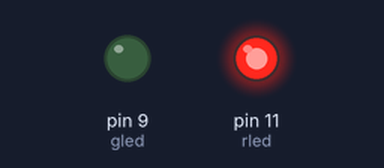
Bench run of a sketch on a simulated Arduino Uno, built with avr-gcc and run on an emulated ATmega328P. Shown: output pins drawn as LEDs (lit = HIGH).

Above: at 0.05 s.
At 6.0 s:
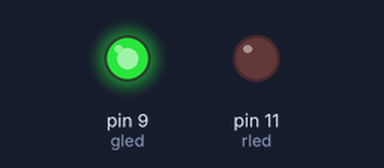
At 12.0 s:
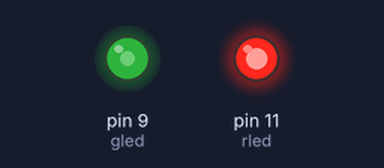
Timing chart, 0 to 15.6 s (numbered marks = the images above):
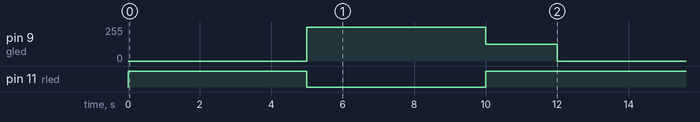

Measured:
- by itself, pin 9 (gled): repeats every 12.0 s: 127/255 2.0 s, 0/255 5.0 s, 255/255 5.0 s
- by itself, pin 11 (rled): repeats every 12.0 s: LOW 5.0 s, HIGH 7.0 s

The sketch:

prog_Semaforo.ino
```cpp
/*Programa para el #retoSemaforos.
 * Materiales:
 * 1 Arduino micro
 * 1 LED tricolor (RBG) catodo comun
 * 2 resistencias de 220 ohm
 * cables de conexión
 *
 * Manuel Hidalgo - LeoBot - @leobotmanuel
 * 14 noviembre 2018
 */
//-----Declaracion de pines para cada color-----
#define rled 11 // Pin 11 para led rojo
#define gled 9  // Pin  9 para led verde

void setup() {
  // No es necesario configurar los pines como salida analogica
  // Inicializamos todos los leds en estado off
  analogWrite(rled,0);
  analogWrite(gled,0);
}
void loop() {
  // Cambiamos el nombre del pin para asegurar la conexion
  analogWrite(rled,255);  // Se enciende el rojo
  delay(5000);            // Se esperan 5000 ms
  analogWrite(rled,0);    // Se apaga

  analogWrite(gled,255);  // Se enciende el verde
  delay(5000);            // Se esperan 5000 ms
  analogWrite(gled,0);    // Se apaga

  analogWrite(rled,255);  // Se enciende el amarillo
  analogWrite(gled,127);
  delay(2000);            // Se esperan 5000 ms
  analogWrite(gled,0);    // Se apaga
}
```
